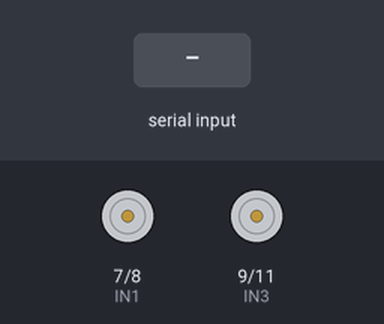
Simulated run of this sketch. Board: Arduino Uno, built with avr-gcc and run on an emulated ATmega328P. Parts: motor-driver pin pairs drawn as motors (green arrow = first pin HIGH = forward, orange = second pin HIGH = backward, longer = more drive, scaled by the enable pin). The test bench sets the inputs (shaded band). What the sketch prints to the serial monitor is not drawn.

Above: at 11.2 s.
11.3 s: "R" received over Serial
At 12.7 s:
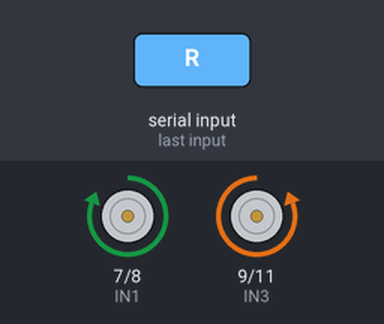
27.5 s: "B" received over Serial
At 33.5 s:
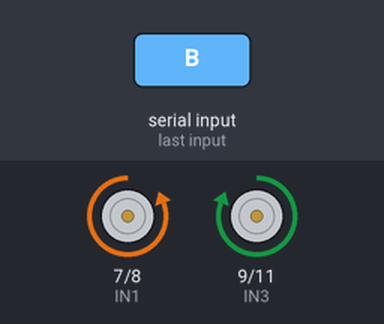
41.5 s: "L" received over Serial
At 47.8 s:
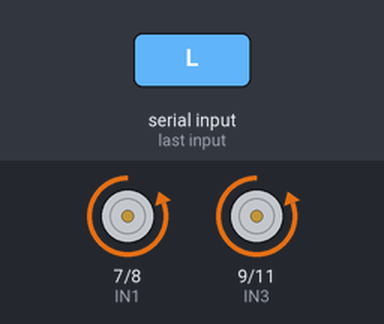
Timing chart, 0 to 55.5 s (numbered marks = the images above; inputs shaded):
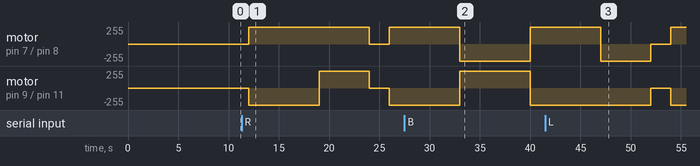

The sketch:

Homework_6.ino
```cpp
// Motor control signals
#define LEFT_ENABLE   5
#define RIGHT_ENABLE   6
#define IN1   7
#define IN2   8
#define IN3   9
#define IN4   11

#define ERROR_LED 13
#define ERROR_BLINK_RATE_MS 500

#define BLUETOOTH_DELAY_SEC 5

//  Speed of the robot in feet/second
#define MAX_SPEED_RATE 2.40
#define SPEED_RATE 2.45

//  Angular rate in degrees/second
#define ANGLE_RATE 333.0

//  Speed adjustments for each side so it goes more straight

//  Minimum and maximum speeds the car is allowed to go
#define MINIMUM_SPEED 110
#define MAXIMUM_SPEED 245

//  Starting speed and adjustment settings
#define LEFT_SPEED 110
#define LEFT_SPEED_ADJUST 0

#define RIGHT_SPEED 110
#define RIGHT_SPEED_ADJUST 0

#define TURN_SIZE_DEG 15

//  Trackers for the current speed of each side
unsigned int left_speed_current = 110;
unsigned int right_speed_current = 110;
unsigned int current_speed = 110;
int increment = 30;

void blink_led(uint8_t led_pin, uint16_t rate_ms) {
  digitalWrite(led_pin, HIGH);
  delay(rate_ms);
  digitalWrite(led_pin, LOW);
  delay(rate_ms);
}

void set_speed(unsigned int left_speed, unsigned int right_speed) {
  enable_motors();

  if (left_speed < MINIMUM_SPEED or left_speed + LEFT_SPEED_ADJUST > MAXIMUM_SPEED or
       right_speed < MINIMUM_SPEED or right_speed + RIGHT_SPEED_ADJUST > MAXIMUM_SPEED) {
    //  Either the left speed or right speed, or both, are out of range
    while(true) {
      blink_led(ERROR_LED, ERROR_BLINK_RATE_MS);
    }
  } else {
    //  Set the speeds
    analogWrite(LEFT_ENABLE, left_speed + LEFT_SPEED_ADJUST);
    left_speed_current = left_speed;
    analogWrite(RIGHT_ENABLE, right_speed + RIGHT_SPEED_ADJUST);
    right_speed_current = right_speed;
  }

  //  Set the speeds
  analogWrite(LEFT_ENABLE, left_speed + LEFT_SPEED_ADJUST);
  left_speed_current = left_speed;
  analogWrite(RIGHT_ENABLE, right_speed + RIGHT_SPEED_ADJUST);
  right_speed_current = right_speed;
}

void disable_motors(void) {
  digitalWrite(LEFT_ENABLE, LOW);
  digitalWrite(RIGHT_ENABLE, LOW);
}

void enable_motors(void) {
  digitalWrite(LEFT_ENABLE, HIGH);
  digitalWrite(RIGHT_ENABLE, HIGH);
}

void all_stop(void) {
  disable_motors();

  digitalWrite(IN1, LOW);
  digitalWrite(IN2, LOW);
  digitalWrite(IN3, LOW);
  digitalWrite(IN4, LOW);
}

void forward(float distance) {
  float run_time_ms;

  enable_motors();

  digitalWrite(IN1, HIGH);
  digitalWrite(IN2, LOW);
  digitalWrite(IN3, LOW);
  digitalWrite(IN4, HIGH);
  delay(5000);
  //run_time_ms = distance / SPEED_RATE * 1000;

  //delay(run_time_ms);
}

void reverse(float distance) {
  float run_time_ms;

  enable_motors();

  digitalWrite(IN1, LOW);
  digitalWrite(IN2, HIGH);
  digitalWrite(IN3, HIGH);
  digitalWrite(IN4, LOW);
  delay(5000);

  //run_time_ms = distance / SPEED_RATE * 1000;

  //delay(run_time_ms);
}

void turn_left(uint16_t turn_degrees) {
  float run_time_ms;

  enable_motors();

  digitalWrite(IN1, LOW);
  digitalWrite(IN2, HIGH);
  digitalWrite(IN3, LOW);
  digitalWrite(IN4, HIGH);
  delay(5000);
//  run_time_ms = turn_degrees / 345.0 * 1000.0;

  //run_time_ms = turn_degrees / ANGLE_RATE * 1000.0;
//delay(run_time_ms);

  all_stop();
}

void turn_right(uint16_t turn_degrees) {
  float run_time_ms;

  enable_motors();

  digitalWrite(IN1, HIGH);
  digitalWrite(IN2, LOW);
  digitalWrite(IN3, HIGH);
  digitalWrite(IN4, LOW);
  delay(5000);

//  run_time_ms = turn_degrees / 345.0 * 1000.0;
  //run_time_ms = turn_degrees / ANGLE_RATE * 1000.0;

//  delay(run_time_ms);

  all_stop();
}

void calibrate_forward() {
  digitalWrite(IN1,HIGH);
  digitalWrite(IN2,LOW);
  digitalWrite(IN3,LOW);
  digitalWrite(IN4,HIGH);
  delay(5000);
  all_stop();
}

void calibrate_reverse() {
  digitalWrite(IN1,LOW);
  digitalWrite(IN2,HIGH);
  digitalWrite(IN3,HIGH);
  digitalWrite(IN4,LOW);
  delay(5000);
  all_stop();
}
void calibrate_right() {
  digitalWrite(IN1,HIGH);
  digitalWrite(IN2,LOW);
  digitalWrite(IN3,HIGH);
  digitalWrite(IN4,LOW);
  delay(5000);
  all_stop();
}

void calibrate_left() {
  digitalWrite(IN1,LOW);
  digitalWrite(IN2,HIGH);
  digitalWrite(IN3,LOW);
  digitalWrite(IN4,HIGH);
  delay(5000);
  all_stop();
}

void setup(void) {
  Serial.begin(15200);

  // Setup all the pins
  pinMode(LEFT_ENABLE, OUTPUT);
  pinMode(RIGHT_ENABLE, OUTPUT);
  pinMode(IN1, OUTPUT);
  pinMode(IN2, OUTPUT);
  pinMode(IN3, OUTPUT);
  pinMode(IN4, OUTPUT);

  //  Allow Bluetooth time to connect
  Serial.println("Waiting for Bluetooth to connect");
  for (uint8_t i = 0; i < BLUETOOTH_DELAY_SEC * 2; i++) {
    blink_led(ERROR_LED, 500);
  }

  //  Enable the motors
  Serial.println("Enabling motors.");
  enable_motors();

  //  Make sure the motors are stopped
  Serial.println("Stopping all motors");
  all_stop();

  //  Set initial motor speeds
  Serial.println("Setting initial motor speeds");
  set_speed(LEFT_SPEED + LEFT_SPEED_ADJUST, RIGHT_SPEED + RIGHT_SPEED_ADJUST);
}

void loop(void) {
  char command;

  blink_led(ERROR_LED, 1000);

  if (Serial.available()) {
    //  Handle commands from remote
    command = Serial.read();

    //  Convert lower to upper case for commands
    if (command >= 97 and command <= 122) {
      command -= 32;
    }

    switch(command) {
      case 'F':
        forward(1.0);
        break;

      case 'B':
        reverse(1.0);
        break;

      case 'R':
        turn_right(TURN_SIZE_DEG);
        break;

      case 'L':
        turn_left(TURN_SIZE_DEG);
        break;
    }
  } else {
    forward(10);
//forward(5.0);
//      delay(2000);
//      reverse(5.0);
//     delay(2000);
/*
    //  Do autonomous stuff
    set_speed(MINIMUM_SPEED, MINIMUM_SPEED);

    while(true) {
      forward(5.0);

      delay(2000);

      reverse(5.0);

      delay(2000);

      //  Change speed ramping direction if neccessary
      if (increment >= 0) {
        if (current_speed <= 250) {
          ;
        } else if (current_speed >= 250) {
          increment = -30;
        }
      } else {
        if (current_speed >= 110) {
          ;
        } else if (current_speed <= 110) {
            increment = 30;
        }
      }

      left_speed_current += increment;
      right_speed_current += increment;
      current_speed += increment;
      set_speed(left_speed_current, right_speed_current);
    }
  }

  delay(1000);
*/
  }
}
```

Measured:
- after the input at 27.5 s, motor on pin 7 (IN1) / pin 8 (IN2): forward 255/255 → backward 255/255 after 5.5 s, → forward 255/255 7.0 s later; motor on pin 9 (IN3) / pin 11 (IN4): backward 255/255 → forward 255/255 after 5.5 s, → backward 255/255 7.0 s later
- after the input at 41.5 s, motor on pin 7 (IN1) / pin 8 (IN2): forward 255/255 → backward 255/255 after 5.5 s, → stopped 5.0 s later, → forward 255/255 2.0 s later; motor on pin 9 (IN3) / pin 11 (IN4): backward 255/255 → stopped after 10.5 s, → backward 255/255 2.0 s later
